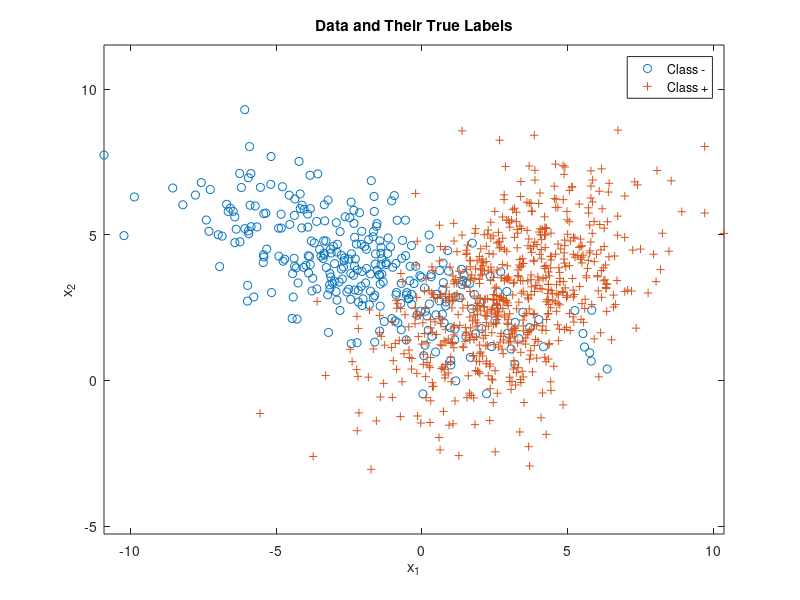
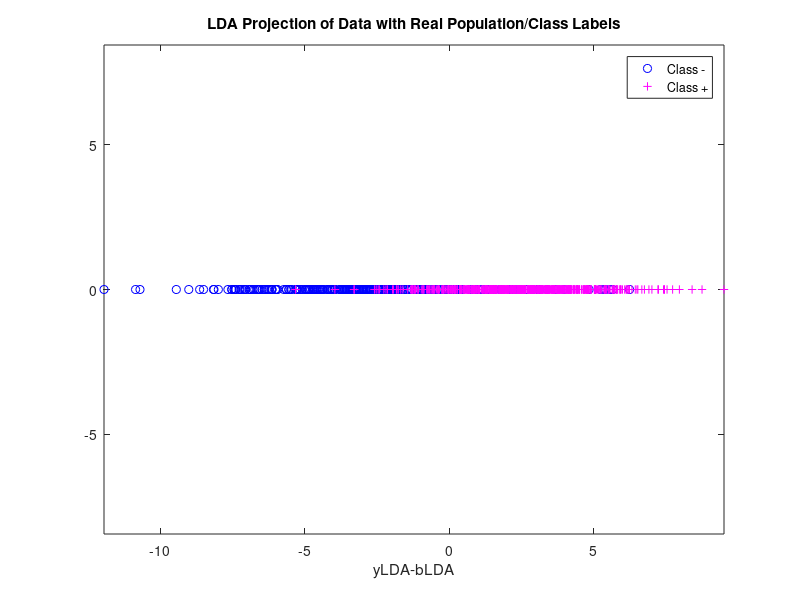
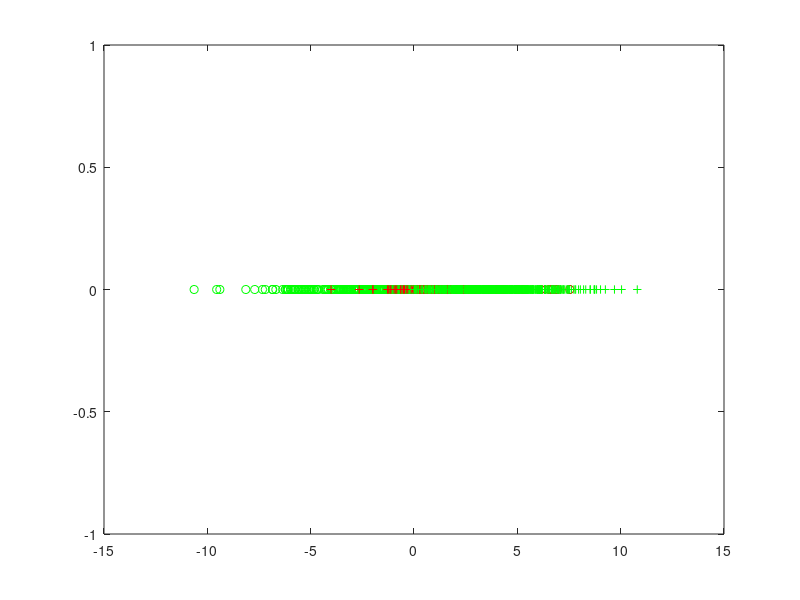

Reproduce these figures in MATLAB, in order. (Note: this script raises an error after producing the figures.)
%Question 2

%I know the real labels of the data are + and -, but it is easier to run
%the code with  specific numerical values for the label, which is why - is
%referred to as 0 and + is referred to as 1 in this code. The results do
%not change because of this.

%Clearing memory
clear all

%Setting seed to ensure reproducibility
rng(1881)

%Section 1
%Number of feature dimensions
n = 2; 
%Number of iid samples
N = 999; 
%Means and variances
mu(:,1) = [-2;4]; 
mu(:,2) = [3;3];
Sigma(:,:,1) = [10 -4;-4 3]; 
Sigma(:,:,2) = [5 2;2 4];
%Class priors for labels - and + respectively
p = [0.3,0.7]; 
label = rand(1,N) >= p(1);
%Number of samples from each class
Nc = [length(find(label==0)),length(find(label==1))]; 
%Save up space
x = zeros(n,N); 
%Draw samples from each class pdf
for l = 0:1
    x(:,label==l) = mvnrnd(mu(:,l+1),Sigma(:,:,l+1),Nc(l+1))';
end

%Plotting the actual data
figure(1), clf,
plot(x(1,label==0),x(2,label==0),'o'), hold on,
plot(x(1,label==1),x(2,label==1),'+'), axis equal,
legend('Class -','Class +'), 
title('Data and Their True Labels'),
xlabel('x_1'), ylabel('x_2'),

%Checking whether eigenvalues are unique (which they are)
[V1,D1] = eig(Sigma(:,:,1));
[V2,D2] = eig(Sigma(:,:,2));

%Section 2

%Fisher LDA Error Minimization
Sb = (mu(:,1)-mu(:,2))*(mu(:,1)-mu(:,2))';
Sw = Sigma(:,:,1) + Sigma(:,:,2);
%LDA solution satisfies alpha Sw w = Sb w; ie w is a generalized eigenvector of (Sw,Sb)
[V,D] = eig(inv(Sw)*Sb); 
[~,ind] = sort(diag(D),'descend');
%Fisher LDA projection vector
wLDA = V(:,ind(1)); 
%All data projected on to the line spanned by wLDA
yLDA = wLDA'*x; 
%Ensuring class 1 falls on the + side of the axis
wLDA = sign(mean(yLDA(find(label==1)))-mean(yLDA(find(label==0))))*wLDA; 
%Flipping yLDA accordingly
yLDA = sign(mean(yLDA(find(label==1)))-mean(yLDA(find(label==0))))*yLDA; 
figure(2), clf,
plot(yLDA(find(label==0)),zeros(1,Nc(1)),'ob'), hold on,
plot(yLDA(find(label==1)),zeros(1,Nc(2)),'+m'), axis equal,
legend('Class -','Class +'), 
title('LDA Projection of Data with Real Population/Class Labels'),
xlabel('yLDA-bLDA'),

%Finding the threshold (I will just get the best number, not the median of the two best)
for i = 1:N
%Assuming threshold is yLDA
decision(:,i) = (yLDA >= yLDA(i));
dec = transpose(decision(:,i));
%Probability of true negative
ind00 = find(dec==0 & label==0); p00 = length(ind00)/Nc(1); 
%Probability of false positive
ind10 = find(dec==1 & label==0); p10 = length(ind10)/Nc(1);
%Probability of false negative
ind01 = find(dec==0 & label==1); p01 = length(ind01)/Nc(2);
%Probability of true positive
ind11 = find(dec==1 & label==1); p11 = length(ind11)/Nc(2); 
%Number of errors
error(i) = length(ind10)+length(ind01);
%Probability of errors
proberror(i) = error(i)/N;
clear ind00 ind01 ind10 ind11 p00 p01 p10 p11 dec
end

%Finding the row number of the minimum error producing threshold choice
[t1,t2] = min(error);
disp('Probability of error for LDA')
disp(error(t2))
disp(proberror(t2))

%Defining bLDA
bLDA = yLDA(t2);
yLDA = yLDA-bLDA;
bLDA = -bLDA;

%Decisions of the error minimizing threshold
dec = transpose(decision(:,t2));
%Probability of true negative
ind00 = find(dec==0 & label==0); p00 = length(ind00)/Nc(1); 
%Probability of false positive
ind10 = find(dec==1 & label==0); p10 = length(ind10)/Nc(1);
%Probability of false negative
ind01 = find(dec==0 & label==1); p01 = length(ind01)/Nc(2);
%Probability of true positive
ind11 = find(dec==1 & label==1); p11 = length(ind11)/Nc(2); 


%Class 0 gets a circle, class 1 gets a  +, correct green, incorrect red
figure(3), 
plot(yLDA(ind00),zeros(1,length(ind00)),'og'); hold on,
plot(yLDA(ind10),zeros(1,length(ind10)),'or'); hold on,
plot(yLDA(ind01),zeros(1,length(ind01)),'+r'); hold on,
plot(yLDA(ind11),zeros(1,length(ind11)),'+g'); hold on,
%Threshold is the yLDA at the error minimizing point
xline(yLDA(t2))
axis equal,
legend('Correct decisions for data from Class -','Wrong decisions for data from Class -','Wrong decisions for data from Class +','Correct decisions for data from Class +','Model threshold=0' ), 
title('Projected Data with Real Population/Class Labels and LDA Decisions'),
title('Data and Their True Labels'),
xlabel('yLDA'),

figure(4), 
plot(x(1,ind00),x(2,ind00),'og'); hold on,
plot(x(1,ind10),x(2,ind10),'or'); hold on,
plot(x(1,ind01),x(2,ind01),'+r'); hold on,
plot(x(1,ind11),x(2,ind11),'+g'); hold on,
axis equal,
legend('Correct decisions for data from Class -','Wrong decisions for data from Class -','Wrong decisions for data from Class +','Correct decisions for data from Class +'), 
title('Data with Real Population/Class Labels and LDA Decisions'),
xlabel('x_1'), ylabel('x_2'),

%Removing variables
clear ind00 ind01 ind10 ind11

%Section 3

%Finding the minimums
initial = [wLDA(1) wLDA(2) bLDA];
fun1 = @(w,s)(-1).*(1/N).*(sum(log(1./(1+exp([w(1) w(2)]*s(:,label==1)+w(3)))))+sum(log(1-(1./(1+exp([w(1) w(2)]*s(:,label==0)+w(3)))))));
s = x;
fun2 = @(w)fun1(w,s);
logistic = fminsearch(fun2, initial);

%Logistic classifier
y = 1./(1+exp([logistic(1) logistic(2)]*x+logistic(3)));
labellog = zeros(1,N);
for i = 1:N
    if y(i) < 0.5
        labellog(i) = 0;
    else
        labellog(i) = 1;
    end
end

%Probability of true negative
ind00 = find(labellog==0 & label==0); 
%Probability of false positive
ind10 = find(labellog==1 & label==0); 
%Probability of false negative
ind01 = find(labellog==0 & label==1); 
%Probability of true positive
ind11 = find(labellog==1 & label==1);  
%Number of errors
errorlog = length(ind10)+length(ind01);
%Probability of errors
proberrorlog = errorlog/N;
labelDiff = label - labellog;

disp('Probability of error for logistic function')
disp(errorlog)
disp(proberrorlog)

figure(5);
plot(labelDiff);
title('Difference Between Actual Labels and Logistic Labels'),
xlabel('N'), ylabel('Difference'),

figure(6), 
plot(x(1,ind00),x(2,ind00),'og'); hold on,
plot(x(1,ind10),x(2,ind10),'or'); hold on,
plot(x(1,ind01),x(2,ind01),'+r'); hold on,
plot(x(1,ind11),x(2,ind11),'+g'); hold on,
axis equal,
legend('Correct decisions for data from Class -','Wrong decisions for data from Class -','Wrong decisions for data from Class +','Correct decisions for data from Class +'), 
title('Data with Real Population/Class Labels and Logistic Decisions'),
xlabel('x_1'), ylabel('x_2'),

%Removing variables
clear ind00 ind01 ind10 ind11

%Section 4

%I am confused about the MAP classifier for this section, so I am including
%a MAP estimator as well, just in case

%Loss values (0-1 for this error minimization)
lambda = [0 1;1 0]; 
%Threshold
gamma = (lambda(2,1)-lambda(1,1))/(lambda(1,2)-lambda(2,2)) * p(1)/p(2); 
discriminantScore = log(evalGaussian(x,mu(:,2),Sigma(:,:,2)))-log(evalGaussian(x,mu(:,1),Sigma(:,:,1)));
decision = (discriminantScore >= log(gamma));

%Probability of true negative
ind00 = find(decision==0 & label==0); p00 = length(ind00)/Nc(1); 
%Probability of false positive
ind10 = find(decision==1 & label==0); p10 = length(ind10)/Nc(1);
%Probability of false negative
ind01 = find(decision==0 & label==1); p01 = length(ind01)/Nc(2);
%Probability of true positive
ind11 = find(decision==1 & label==1); p11 = length(ind11)/Nc(2); 
%Number of errors
errorMAP = p10*Nc(1)+p01*Nc(2);
%Probability of errors
proberrorMAP = [p10,p01]*Nc'/N;

%Class - gets a circle, class + gets a  +, correct green, incorrect red
figure(7), 
plot(x(1,ind00),x(2,ind00),'og'); hold on,
plot(x(1,ind10),x(2,ind10),'or'); hold on,
plot(x(1,ind01),x(2,ind01),'+r'); hold on,
plot(x(1,ind11),x(2,ind11),'+g'); hold on,
axis equal,
legend('Correct decisions for data from Class -','Wrong decisions for data from Class -','Wrong decisions for data from Class +','Correct decisions for data from Class +'), 
title('Data with Real Population/Class Labels and MAP Decisions'),
xlabel('x_1'), ylabel('x_2'), 

disp('Probability of error for MAP')
disp(errorMAP)
disp(proberrorMAP)

function g = evalGaussian(x,mu,Sigma)
%Evaluates the Gaussian pdf N(mu,Sigma) at each column of X
[n,N] = size(x);
C = ((2*pi)^n * det(Sigma))^(-1/2);
E = -0.5*sum((x-repmat(mu,1,N)).*(inv(Sigma)*(x-repmat(mu,1,N))),1);
g = C*exp(E);
end